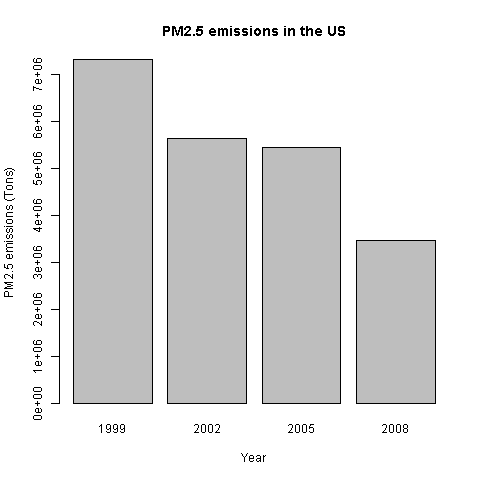

The R source for this figure:
#Have total emissions from PM2.5 decreased in the United States from 1999 to 2008? 
#Using the base plotting system, make a plot showing the total PM2.5 emission from all sources for each of the years 1999, 2002, 2005, and 2008.

agg_pmt25_df <- aggregate(x=pm25_df$Emissions, by=list(year=pm25_df$year), FUN="sum", na.rm=TRUE)

png(filename="plot1.png")
barplot(height=agg_pmt25_df$x
        , names.arg=agg_pmt25_df$year 
        , main="PM2.5 emissions in the US"
        , xlab="Year"
        , ylab="PM2.5 emissions (Tons)")
dev.off()